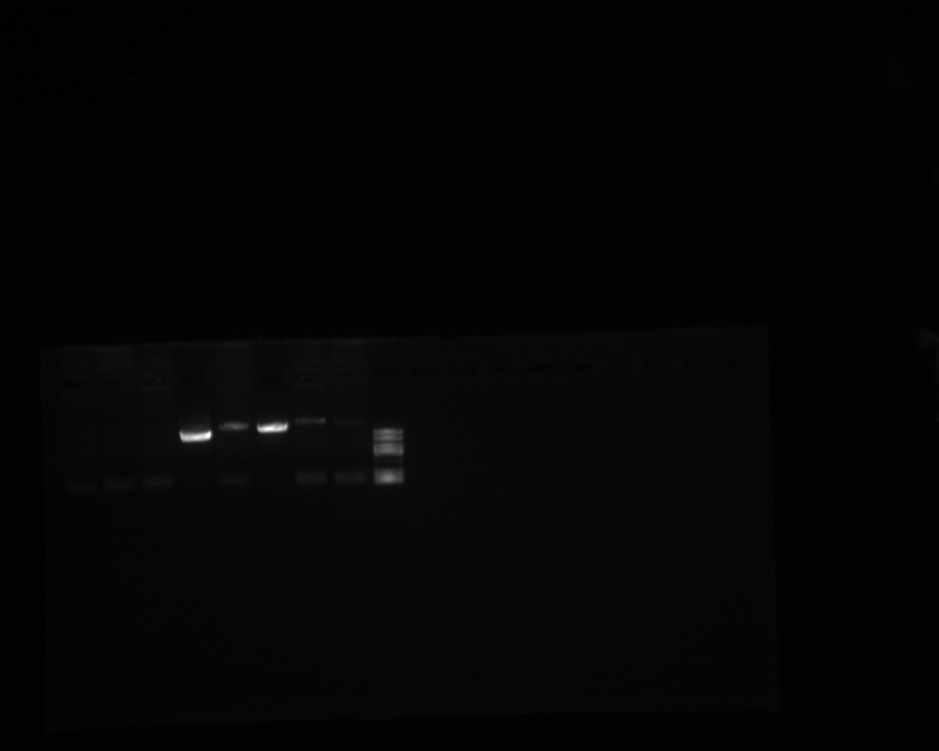
#> input picture samples/20206417 55130-G.Tif, 939 x 751 px, shrunk from 1280 x 1024 before the run
$ python slab_edges.py 'samples/20206417 55130-G.Tif' out.png
#> lines starting #> are read from the running program, lines starting #| are printed output that depends on the picture; after the words box and inside, x2 and y2 are one past the last pixel; in counts of white or black regions, pixels touching at a corner belong together
#> further down, a is the input picture: shape (751, 939); min 1, max 255, mean 4.2
"""Slab outline for gel images: hysteresis threshold -> cleaned mask -> contour.
No shape assumption (handles notches, curved/wavy edges). Flags contour parts that run along the image frame."""
import sys, numpy as np, tifffile, cv2, warnings
warnings.filterwarnings('ignore')
from scipy import ndimage as ndi
from skimage import measure, morphology, filters

def levels(c):
    h,e=np.histogram(c,bins=np.arange(0,c.max()+1,0.5)); ctr=(e[:-1]+e[1:])/2
    lo=ctr[np.argmax(h[:6])]                                  # surround / camera floor (lowest mode)
    sel=ctr>lo+2; hi=ctr[sel][np.argmax(h[sel])]              # slab glow mode
    return lo,hi

def slab_mask(a, sigma=2, k=3, min_margin=0.5, open_r=9, close_r=9):
#> called with sigma = 2, k = 3, min_margin = 0.5, open_r = 9, close_r = 9
    a=a.astype(np.float32); s=cv2.GaussianBlur(a,(0,0),sigma)
    c=np.minimum(s,np.percentile(s,98))                       # cap bands
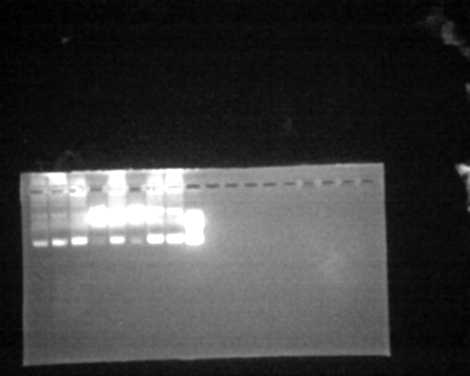
#> c: shape (751, 939) float32 (shown at 1/2 size); min 1.03, max 12.82, mean 3.92; drawn with min black and max white
    lo,hi=levels(c)
#> in levels, `h, e = np.histogram(c, bins=np.arange(0, c.max() + 1, 0.5))`: h = 27 values, max 256316 at index 3, min 0 at index 0, mean 26118.1; e = 28 values from 0 to 13.5
#> in levels, `ctr = (e[:-1] + e[1:]) / 2`: ctr = 27 values from 0.25 to 13.25
#> in levels, `lo=ctr[np.argmax(h[:6])]`: lo = 1.75
#> in levels, `hi = ctr[sel][np.argmax(h[sel])]`: hi = 6.25
#> lo = 1.75; hi = 6.25
    sd=1.4826*np.median(np.abs(c[c<lo+1.5]-np.median(c[c<lo+1.5])))      # surround noise
#> sd = 0.239
    high=(lo+hi)/2                                            # confident gel
#> high = 4
    low=lo+max(k*sd,min_margin)                               # just above surround: dim edges/corners
#> low = 2.47
    m=filters.apply_hysteresis_threshold(c,low,high)
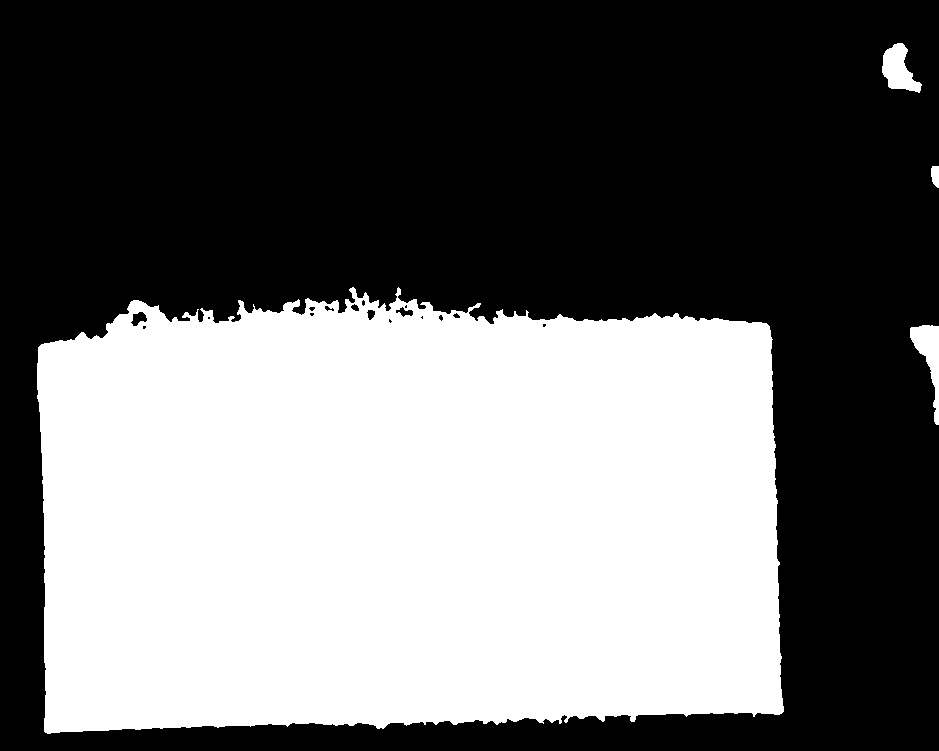
#> m: shape (751, 939) bool; 42.7% white; 4 white regions, box (x1, y1, x2, y2) and area: (37, 287, 784, 734) 298584, (910, 325, 939, 425) 1220, (882, 43, 922, 93) 1136, (931, 166, 939, 188) 147
    m=morphology.binary_closing(m,morphology.disk(close_r))
#> m: shape (751, 939) bool; 43% white; 4 white regions, box (x1, y1, x2, y2) and area: (37, 287, 784, 734) 300661, (910, 325, 939, 425) 1235, (882, 43, 922, 93) 1164, (931, 166, 939, 188) 147
    m=morphology.binary_opening(m,morphology.disk(open_r))    # cut thin debris bridges
#> m: shape (751, 939) bool; 42.8% white; 3 white regions, box (x1, y1, x2, y2) and area: (37, 291, 783, 733) 300235, (882, 45, 914, 89) 965, (910, 325, 939, 376) 945
    lab=measure.label(m); big=max(measure.regionprops(lab),key=lambda r:r.area)
#> after `lab = measure.label(m)`:
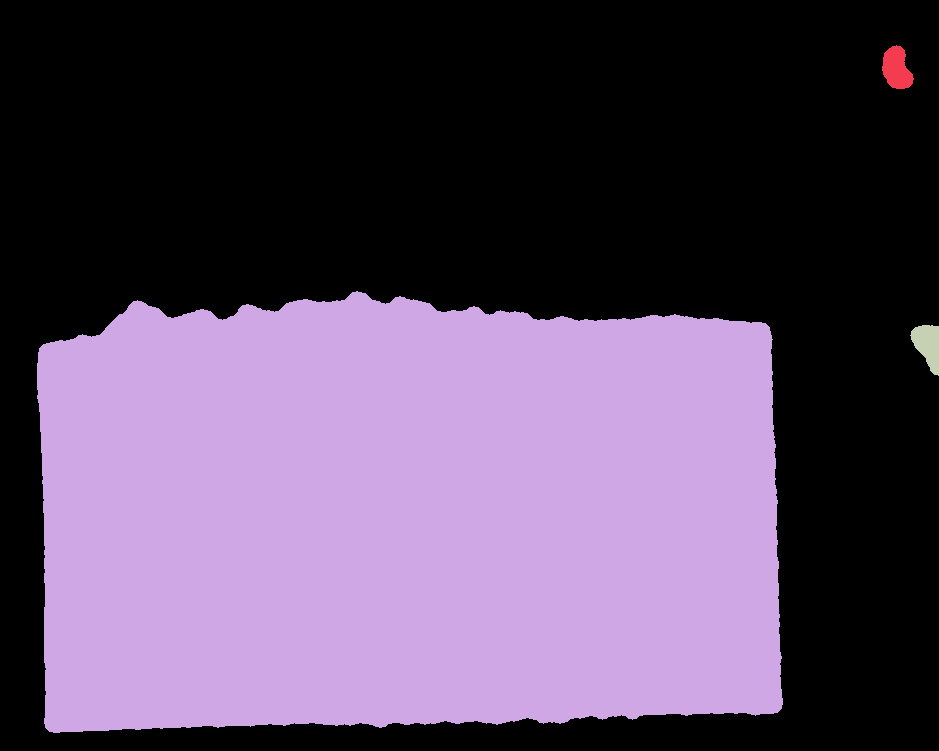
#> lab: shape (751, 939) int32; 4 distinct labels, from 0 to 3; one colour per label, 0 black
    m=ndi.binary_fill_holes(lab==big.label)
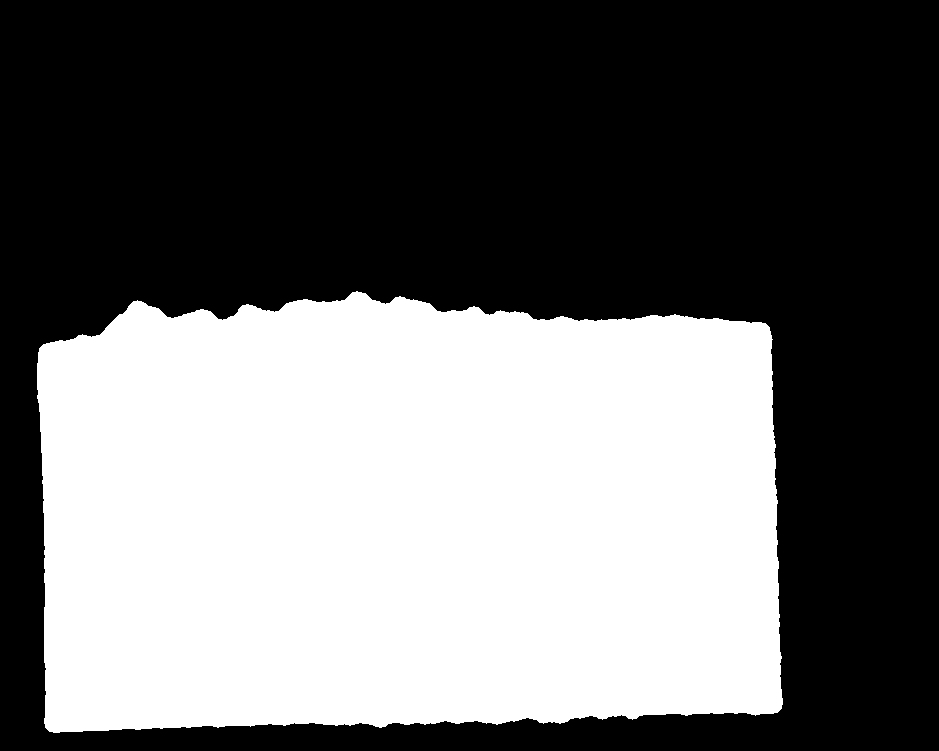
#> m: shape (751, 939) bool; 42.6% white; 1 white region, box (x1, y1, x2, y2) and area: (37, 291, 783, 733) 300235
    return m,dict(floor=lo,slab=hi,low=low,high=high)

def border_flags(cnt,shape,tol=2):
    H,W=shape; p=cnt.reshape(-1,2)
    return (p[:,0]<=tol)|(p[:,1]<=tol)|(p[:,0]>=W-1-tol)|(p[:,1]>=H-1-tol)

if __name__=='__main__':
    a=tifffile.imread(sys.argv[1]); m,info=slab_mask(a); print({k:round(float(v),2) for k,v in info.items()},'area',int(m.sum()))
#> after `m, info = slab_mask(a)`: info = {'floor': 1.75, 'slab': 6.25, 'low': 2.47, 'high': 4}
    cnt=max(cv2.findContours(m.astype(np.uint8),cv2.RETR_EXTERNAL,cv2.CHAIN_APPROX_NONE)[0],key=cv2.contourArea)
#> cnt = contour of 2231 points, box (x1, y1, x2, y2) (37, 291, 783, 733), area 299118
    bf=border_flags(cnt,a.shape); print('contour pts %d, of which on image frame %d (%.0f%%)'%(len(cnt),bf.sum(),100*bf.mean()))
#> in border_flags, `p = cnt.reshape(-1, 2)`: p = 2231 pairs, first value 37 to 782, second value 291 to 732
#| contour pts 2231, of which on image frame 0 (0%)
    poly=cv2.approxPolyDP(cnt,2.0,True); print('polygon @2px tolerance: %d vertices'%len(poly))
#> after `poly = cv2.approxPolyDP(cnt, 2.0, True)`: poly = contour of 80 points, box (x1, y1, x2, y2) (37, 291, 782, 732), area 298995
#| polygon @2px tolerance: 80 vertices
    np.save(sys.argv[2]+'.npy',m)
    v=np.clip(a.astype(float)/np.percentile(a,99.5),0,1)**0.5
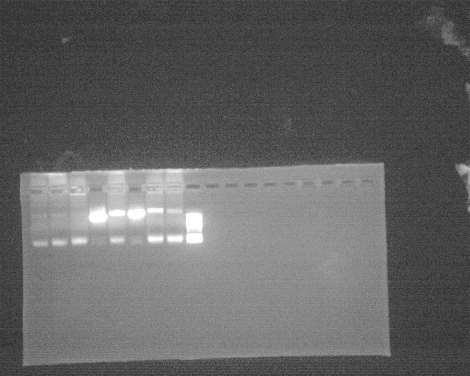
#> v: shape (751, 939) float64 (shown at 1/2 size); min 0.213, max 1, mean 0.393
    rgb=cv2.cvtColor((v*255).astype(np.uint8),cv2.COLOR_GRAY2BGR)
    p=cnt.reshape(-1,2)
    for i in range(len(p)): cv2.circle(rgb,tuple(int(x) for x in p[i]),1,(255,0,255) if bf[i] else (0,255,0),-1)
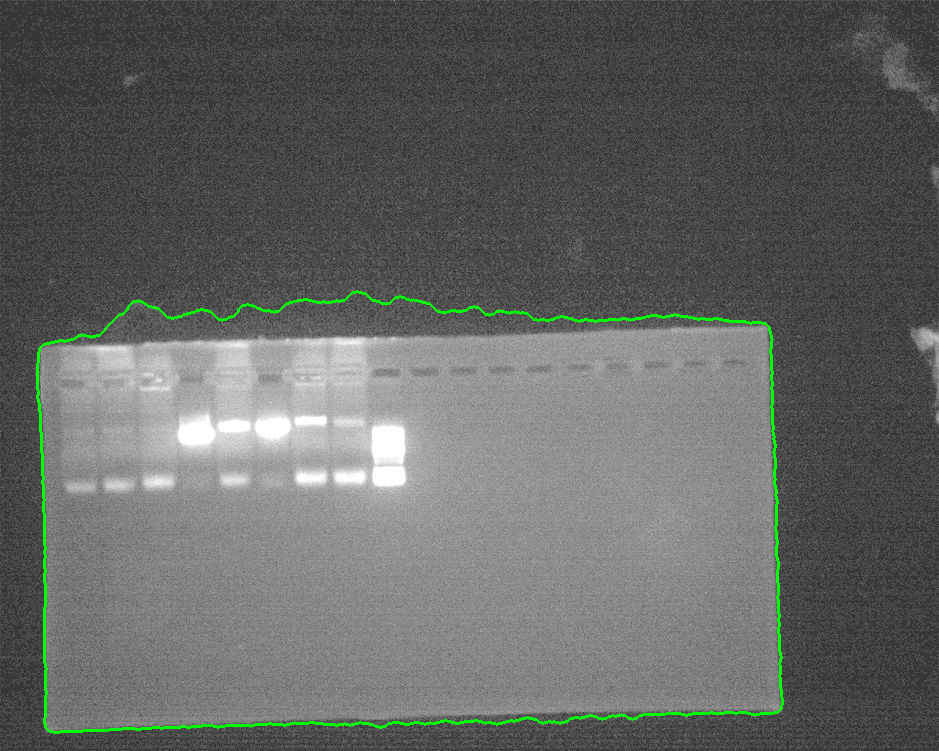
#> rgb: shape (751, 939, 3); mean B, G, R 98.9, 101.4, 98.9
    cv2.imwrite(sys.argv[2],rgb)

$ run again, on samples/20240410 XP11 55130-2 PARTIAL  ATPAD6-1.Tif
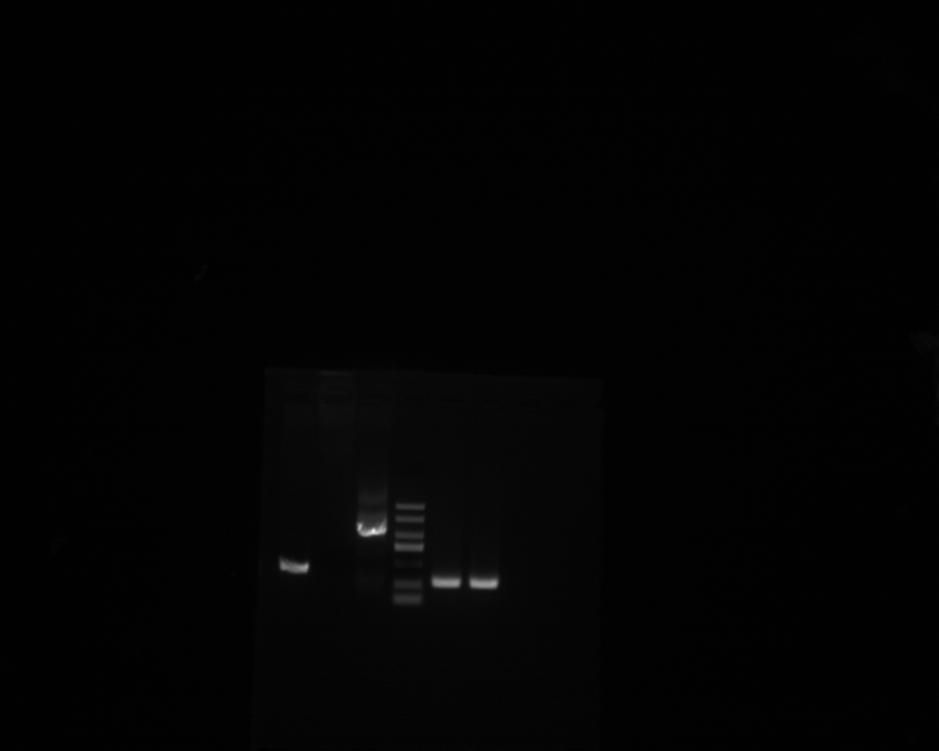
#> input picture samples/20240410 XP11 55130-2 PARTIAL  ATPAD6-1.Tif, 939 x 751 px, shrunk from 1280 x 1024 before the run
#> a is the input picture: shape (751, 939); min 0, max 242, mean 2.9
#> h = 24 values, max 301368 at index 2, min 0 at index 0, mean 29382.9; e = 25 values from 0 to 12
#> ctr = 24 values from 0.25 to 11.75
#> in levels, `lo=ctr[np.argmax(h[:6])]`: lo = 1.25
#> in levels, `hi = ctr[sel][np.argmax(h[sel])]`: hi = 5.25
#> in slab_mask, `lo,hi=levels(c)`: lo = 1.25; hi = 5.25
#> sd = 0.221
#> high = 3.25
#> low = 1.91
#> lab: shape (751, 939) int32; 3 distinct labels, from 0 to 2
#> in slab_mask, `m=ndi.binary_fill_holes(lab==big.label)`:
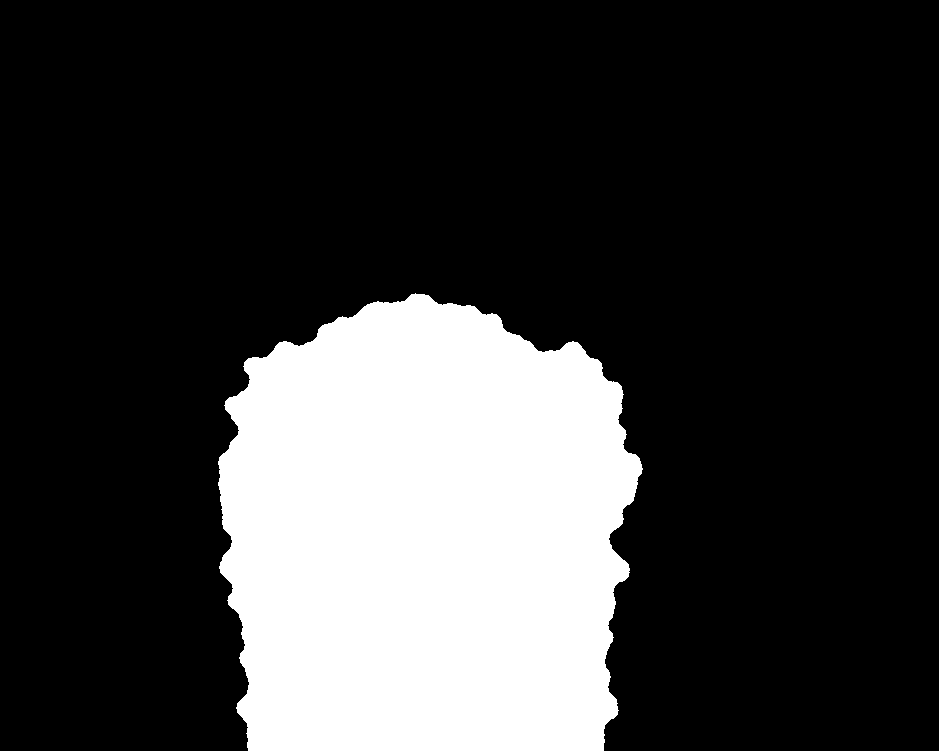
#> m: shape (751, 939) bool; 23% white; 1 white region, box (x1, y1, x2, y2) and area: (218, 293, 643, 751) 162170
#> info = {'floor': 1.25, 'slab': 5.25, 'low': 1.91, 'high': 3.25}
#> cnt = contour of 1541 points, box (x1, y1, x2, y2) (218, 293, 643, 751), area 161398
#> in border_flags, `p = cnt.reshape(-1, 2)`: p = 1541 pairs, first value 218 to 642, second value 293 to 750
#| contour pts 1541, of which on image frame 360 (23%)
#> poly = contour of 84 points, box (x1, y1, x2, y2) (218, 293, 643, 751), area 161362
#| polygon @2px tolerance: 84 vertices
#> after the loop `for i in range(len(p)): cv2.circle(rgb,tuple(int(x) for x in p[i]),1,(..`:
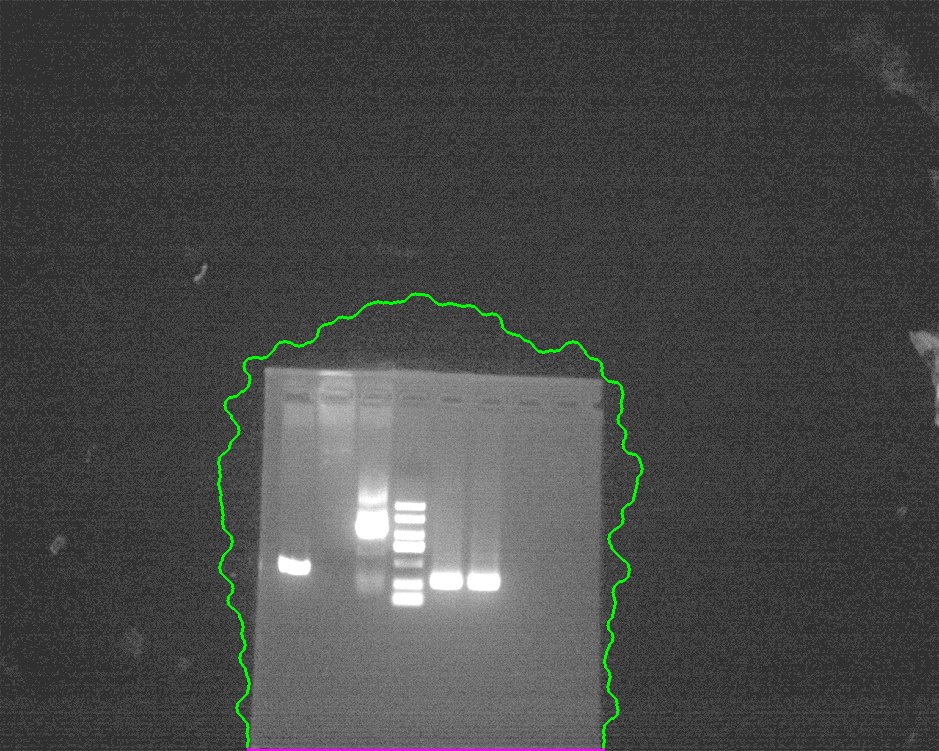
#> rgb: shape (751, 939, 3); mean B, G, R 71.3, 72.3, 71.3

$ run again, on samples/2026 0508 PPA6-1 PPA6-2 13772.Tif
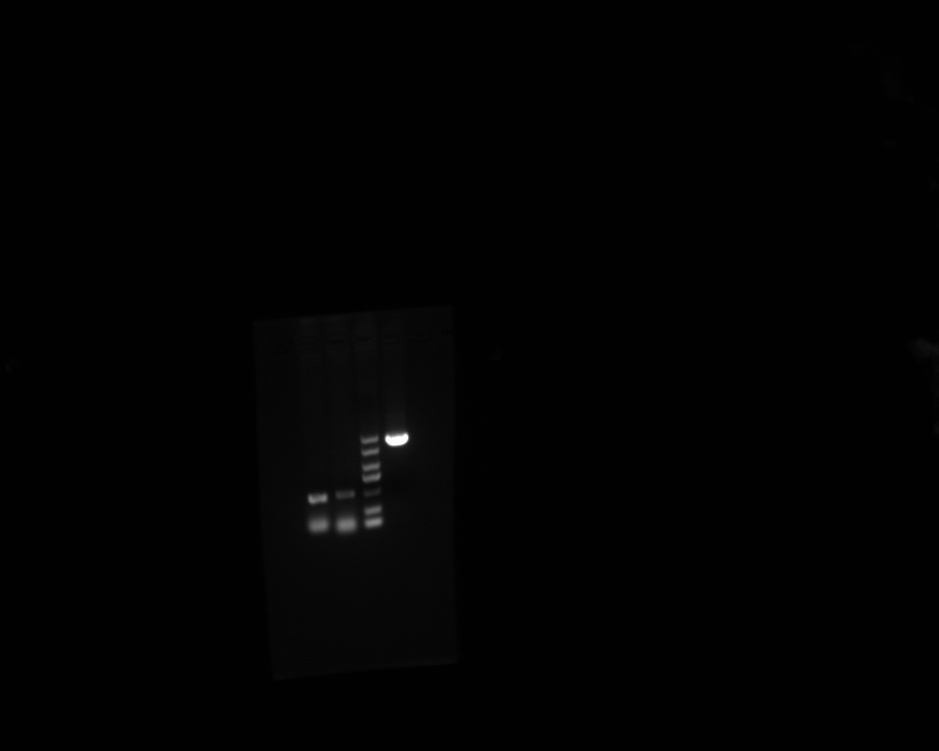
#> input picture samples/2026 0508 PPA6-1 PPA6-2 13772.Tif, 939 x 751 px, shrunk from 1280 x 1024 before the run
#> a is the input picture: shape (751, 939); min 0, max 255, mean 2.1
#> h = 23 values, max 624604 at index 2, min 0 at index 0, mean 30660.4; e = 24 values from 0 to 11.5
#> ctr = 23 values from 0.25 to 11.25
#> in levels, `lo=ctr[np.argmax(h[:6])]`: lo = 1.25
#> in levels, `hi = ctr[sel][np.argmax(h[sel])]`: hi = 10.75
#> in slab_mask, `lo,hi=levels(c)`: lo = 1.25; hi = 10.75
#> sd = 4.21e-05
#> high = 6
#> low = 1.75
#> lab: shape (751, 939) int32; 3 distinct labels, from 0 to 2
#> in slab_mask, `m=ndi.binary_fill_holes(lab==big.label)`:
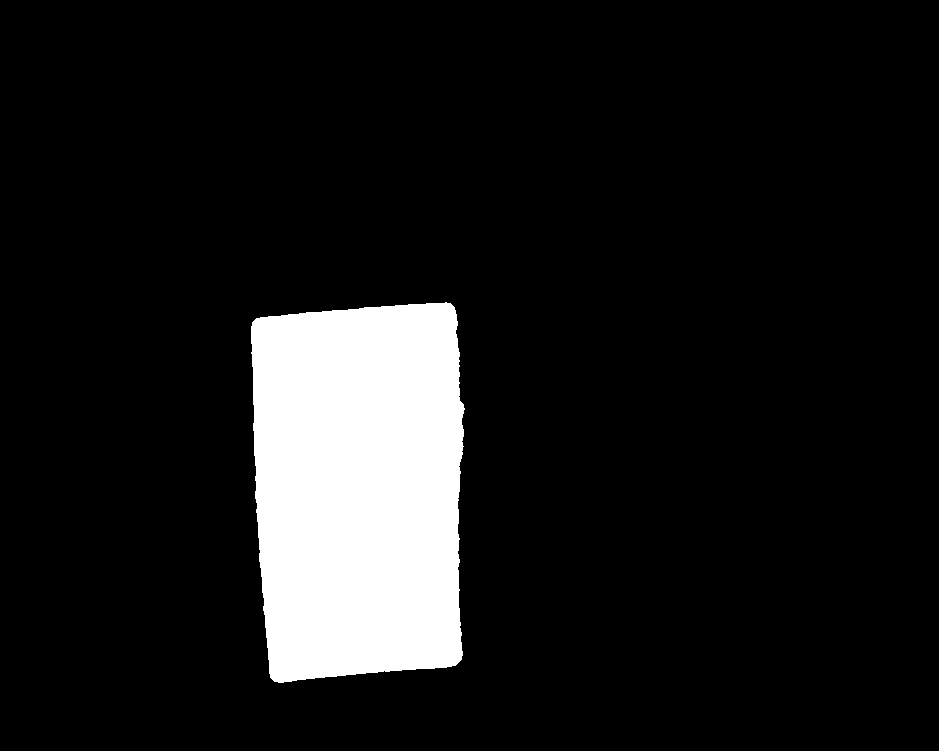
#> m: shape (751, 939) bool; 10.5% white; 1 white region, box (x1, y1, x2, y2) and area: (251, 302, 465, 683) 73779
#> info = {'floor': 1.25, 'slab': 10.75, 'low': 1.75, 'high': 6}
#> cnt = contour of 1100 points, box (x1, y1, x2, y2) (251, 302, 465, 683), area 73228
#> in border_flags, `p = cnt.reshape(-1, 2)`: p = 1100 pairs, first value 251 to 464, second value 302 to 682
#| contour pts 1100, of which on image frame 0 (0%)
#> poly = contour of 21 points, box (x1, y1, x2, y2) (252, 303, 465, 682), area 73121
#| polygon @2px tolerance: 21 vertices
#> after the loop `for i in range(len(p)): cv2.circle(rgb,tuple(int(x) for x in p[i]),1,(..`:
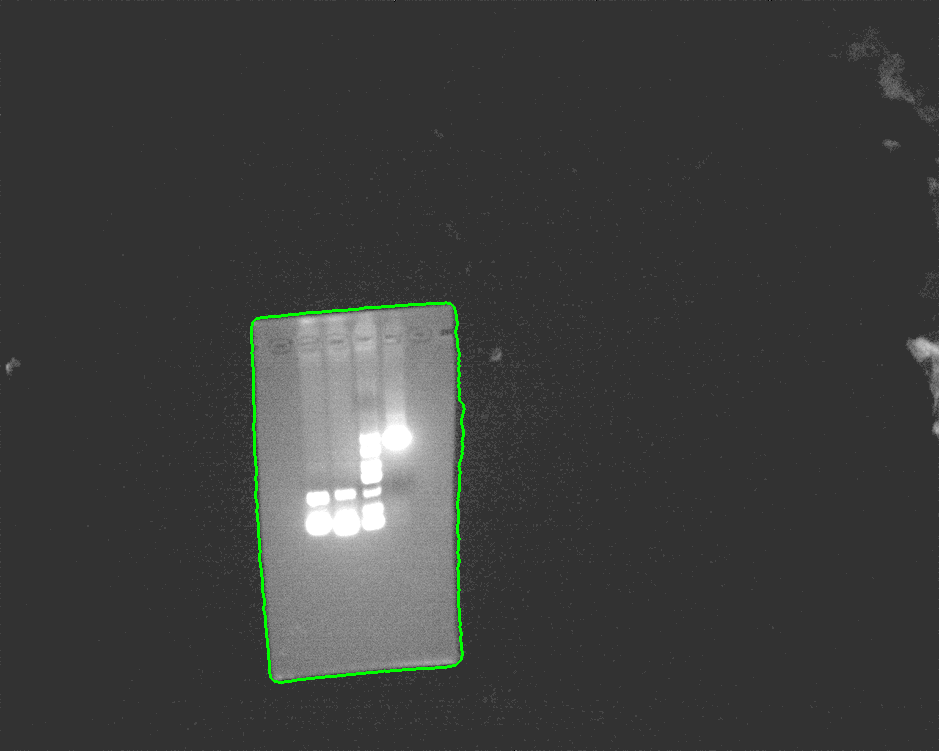
#> rgb: shape (751, 939, 3); mean B, G, R 60.6, 61.8, 60.6
